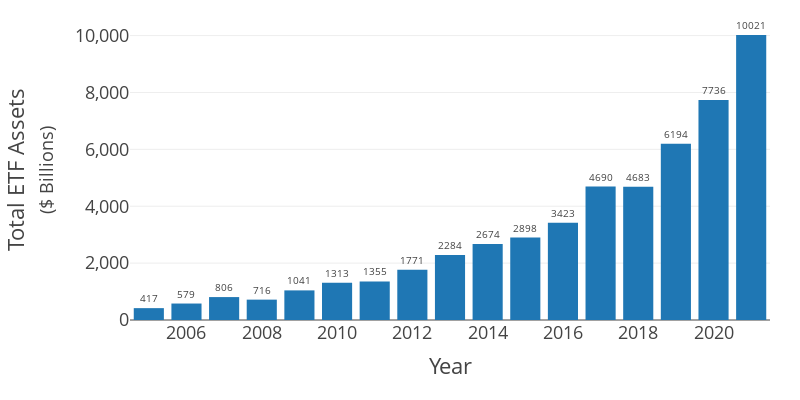

Notebook cell for this chart:
### Code cell
import plotly.graph_objects as go

# Data extracted from the image
data = {
    2005: 417, 2006: 579, 2007: 806, 2008: 716, 2009: 1041,
    2010: 1313, 2011: 1355, 2012: 1771, 2013: 2284, 2014: 2674,
    2015: 2898, 2016: 3423, 2017: 4690, 2018: 4683, 2019: 6194,
    2020: 7736, 2021: 10021
}

# Create the bar chart using Plotly
fig = go.Figure(data=[
    go.Bar(
        x=list(data.keys()),
        y=list(data.values()),
        text=list(data.values()),
        textposition='outside',
        textfont=dict(size=10)
    )
])

# Customize layout
fig.update_layout(
    # title='Net Assets in Billion U.S. Dollars Over Time',
    xaxis_title='Year',
    yaxis_title='Total ETF Assets<br><span style="font-size: smaller;">($ Billions)</span>',
    yaxis=dict(tickformat=',d'),  # Format the y-axis tick labels as integers
    template="presentation",
    height=400,
    width=800,
    margin=dict(t=20, l=130, r=30),
)

# Show the figure
fig.show()
fig.write_image("/Users/rian/Downloads/etf_assets.pdf")

### Figure 1 — Plotly figure (JSON) as saved in the notebook; plotly's stock layout.template omitted (floating-point values rounded to 4 significant figures)
{"data": [{"text": ["417", "579", "806", "716", "1041", "1313", "1355", "1771", "2284", "2674", "2898", "3423", "4690", "4683", "6194", "7736", "10021"], "textfont": {"size": 10}, "textposition": "outside", "type": "bar", "x": [2005, 2006, 2007, 2008, 2009, 2010, 2011, 2012, 2013, 2014, 2015, 2016, 2017, 2018, 2019, 2020, 2021], "y": [417, 579, 806, 716, 1041, 1313, 1355, 1771, 2284, 2674, 2898, 3423, 4690, 4683, 6194, 7736, 10021]}], "layout": {"height": 400, "margin": {"l": 130, "r": 30, "t": 20}, "width": 800, "xaxis": {"title": {"text": "Year"}}, "yaxis": {"tickformat": ",d", "title": {"text": "Total ETF Assets<br><span style=\"font-size: smaller;\">($ Billions)</span>"}}}}
